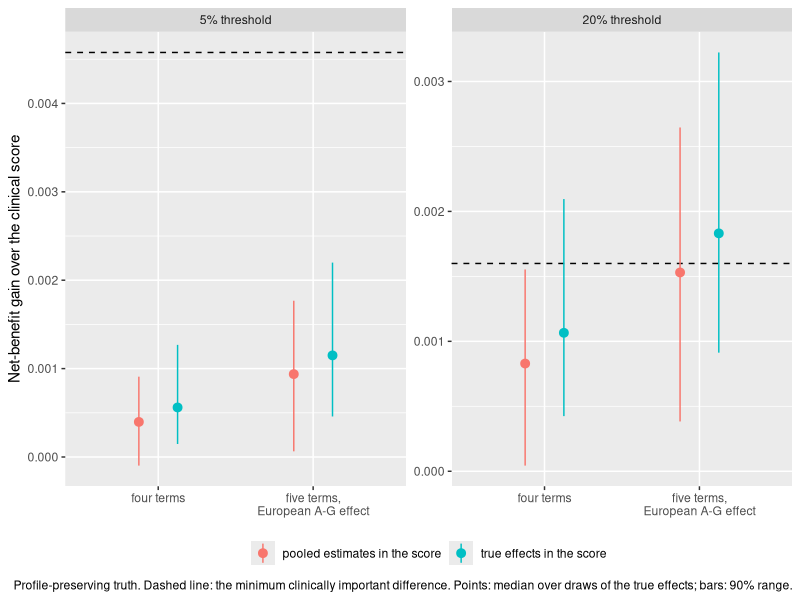
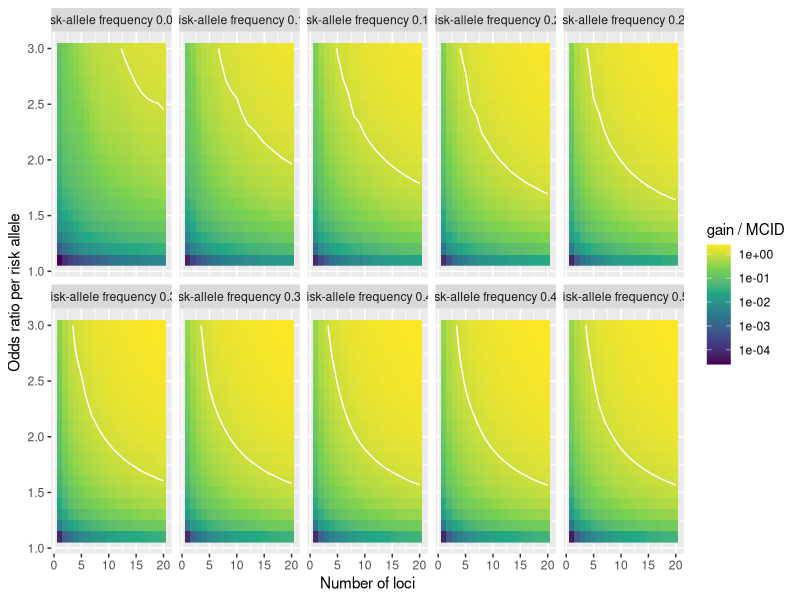
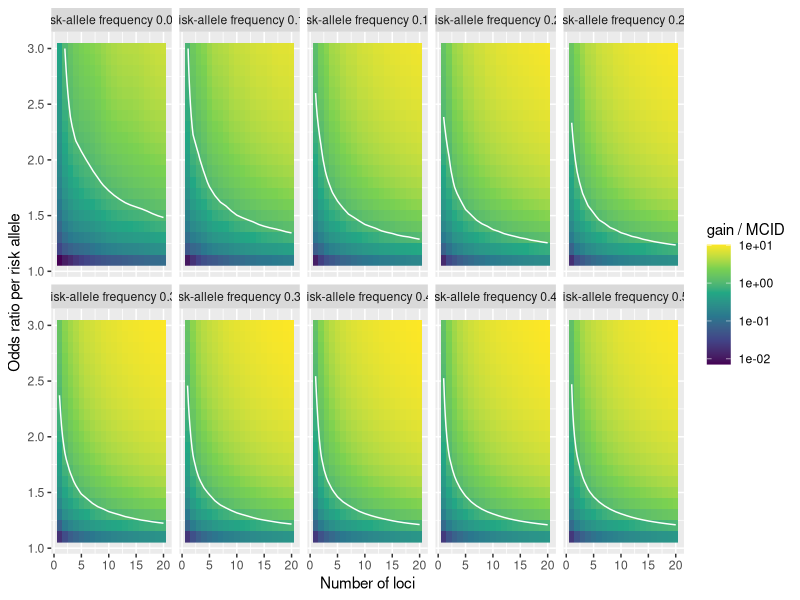

R code for these plots, in order:
# Figures of the write-up under the profile-preserving truth (addendum 24): the headline gain against the MCID, and the Aim 4 sweep.
# Run from the project root, after scripts 31 and 32. The figures of scripts 23 and 27 stay as the global-intercept versions.
#
# Writes   output/figures/fig_headline_profile.png, aim4_sweep_5pct_profile.png, aim4_sweep_20pct_profile.png

suppressPackageStartupMessages({library(ggplot2); library(dplyr)})
dir.create("output/figures", recursive = TRUE, showWarnings = FALSE)
thr_lab <- function(x) factor(paste0(round(100 * x), "% threshold"), levels = c("5% threshold", "20% threshold"))

mcid <- read.csv("output/dca_baseline_refit_summary.csv") |> filter(threshold %in% c(0.05, 0.20)) |> transmute(threshold = thr_lab(threshold), mcid = mcid_b)
lay <- read.csv("output/calibration_check_layer.csv") |>
  filter(comparison == "profile", truth == "mean", threshold %in% c(0.05, 0.20)) |>
  mutate(panel = factor(recode(panel, "four terms" = "four terms", "five terms" = "five terms,\nEuropean A-G effect"),
                        levels = c("four terms", "five terms,\nEuropean A-G effect")),
         score = recode(score, ceiling = "true effects in the score", realised = "pooled estimates in the score"), threshold = thr_lab(threshold))
ggsave("output/figures/fig_headline_profile.png",
  ggplot(lay, aes(panel, gain, colour = score)) +
    geom_hline(data = mcid, aes(yintercept = mcid), linetype = "dashed") +
    geom_pointrange(aes(ymin = lo, ymax = hi), position = position_dodge(width = 0.5)) +
    facet_wrap(~ threshold, scales = "free_y") +
    labs(x = NULL, y = "Net-benefit gain over the clinical score", colour = NULL,
         caption = "Profile-preserving truth. Dashed line: the minimum clinically important difference. Points: median over draws of the true effects; bars: 90% range.") +
    theme(legend.position = "bottom"), width = 10, height = 4.5, dpi = 150)

sw <- read.csv("output/calibration_check_aim4_sweep.csv") |> filter(comparison == "profile") |> mutate(ratio = gain_oracle / mcid)
plot_sweep <- function(d, th, file) {
  x <- d[abs(d$threshold - th) < 1e-9, ]
  p <- ggplot(x, aes(n_loci, odds_ratio)) +
    geom_raster(aes(fill = ratio)) +
    geom_contour(aes(z = ratio), breaks = 1, colour = "white", linewidth = 0.5) +
    facet_wrap(~ paste0("risk-allele frequency ", raf), nrow = 2) +
    scale_fill_viridis_c(trans = "log10", name = "gain / MCID") +
    labs(x = "Number of loci", y = "Odds ratio per risk allele")
  ggsave(file, p, width = 11, height = 5.5, dpi = 150)
}
plot_sweep(sw, 0.05, "output/figures/aim4_sweep_5pct_profile.png")
plot_sweep(sw, 0.20, "output/figures/aim4_sweep_20pct_profile.png")
